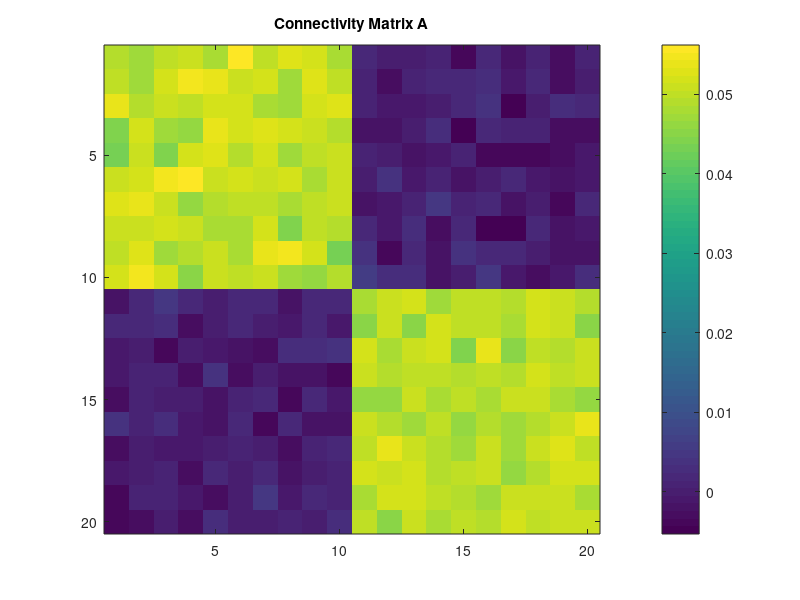

The MATLAB source for this figure: (Note: this script raises an error after producing the figure.)
%% Find Minimum Information Partition (MIP) in a multivariate autoregressive model, 
%   X^t = A*X^{t-1} + E,
% where A is a connectivity matrix and E is gaussian noise.

%% options
%           options: options for computing phi and MIP search
%           
%           options.type_of_dist:
%              'Gauss': Gaussian distribution
%              'discrete': discrete probability distribution
%           options.type_of_phi:
%              'SI': phi_H, stochastic interaction
%              'Geo': phi_G, information geometry version
%              'star': phi_star, based on mismatched decoding
%              'MI': Multi (Mutual) information, I(X_1, Y_1; X_2, Y_2)
%              'MI1': Multi (Mutual) information. I(X_1; X_2). (IIT1.0)
%           options.type_of_MIPsearch
%              'Exhaustive': exhau stive search
%              'Queyranne': Queyranne algorithm
%              'REMCMC': Replica Exchange Monte Carlo Method 

clear all;
addpath(genpath('../../PhiToolbox'))

%% generate time series data
%%%%%%%%%%%%%%%%%%%%%%%%%%%%%%%%%%%%%%%%%%%%%%%%%%%%%%%%%%%%%%%%%%%%%%%%%%%
disp('Generating time series data...')

%%% construct connectivity matrix %%%
N = 20; % the number of elements
A = zeros(N); % A: connectivity matrix (block structured)
n_block = 2;
for i = 1:n_block
    indices_block = ((1+(i-1)*N/n_block):i*N/n_block)';
    A(indices_block, indices_block) = 1/N;
end
A = A + 0.01*randn(N)/sqrt(N);

figure(1)
imagesc(A)
title('Connectivity Matrix A')
colorbar;

%%% generate random gaussian time series X %%%
T = 10^6;
X = zeros(N,T);
X(:,1) = randn(N,1);
for t=2: T
    E = randn(N,1);
    X(:,t) = A*X(:,t-1) + E;
end

%% params
params.tau = 1; % time delay

%% options
options.type_of_dist = 'Gauss'; % type of probability distributions
options.type_of_phi = 'Geo'; % type of phi
options.type_of_MIPsearch = 'Queyranne'; % type of MIP search

%% find Minimum Information Partition (MIP)
tic;
[Z_MIP, phi_MIP] = MIP_search(X, params, options );
CalcTime = toc;

disp( ['CalcTime=', num2str(CalcTime)])
disp(['phi at the MIP: ', num2str(phi_MIP)])
disp(['the MIP: ', num2str(Z_MIP)])
disp(' ')